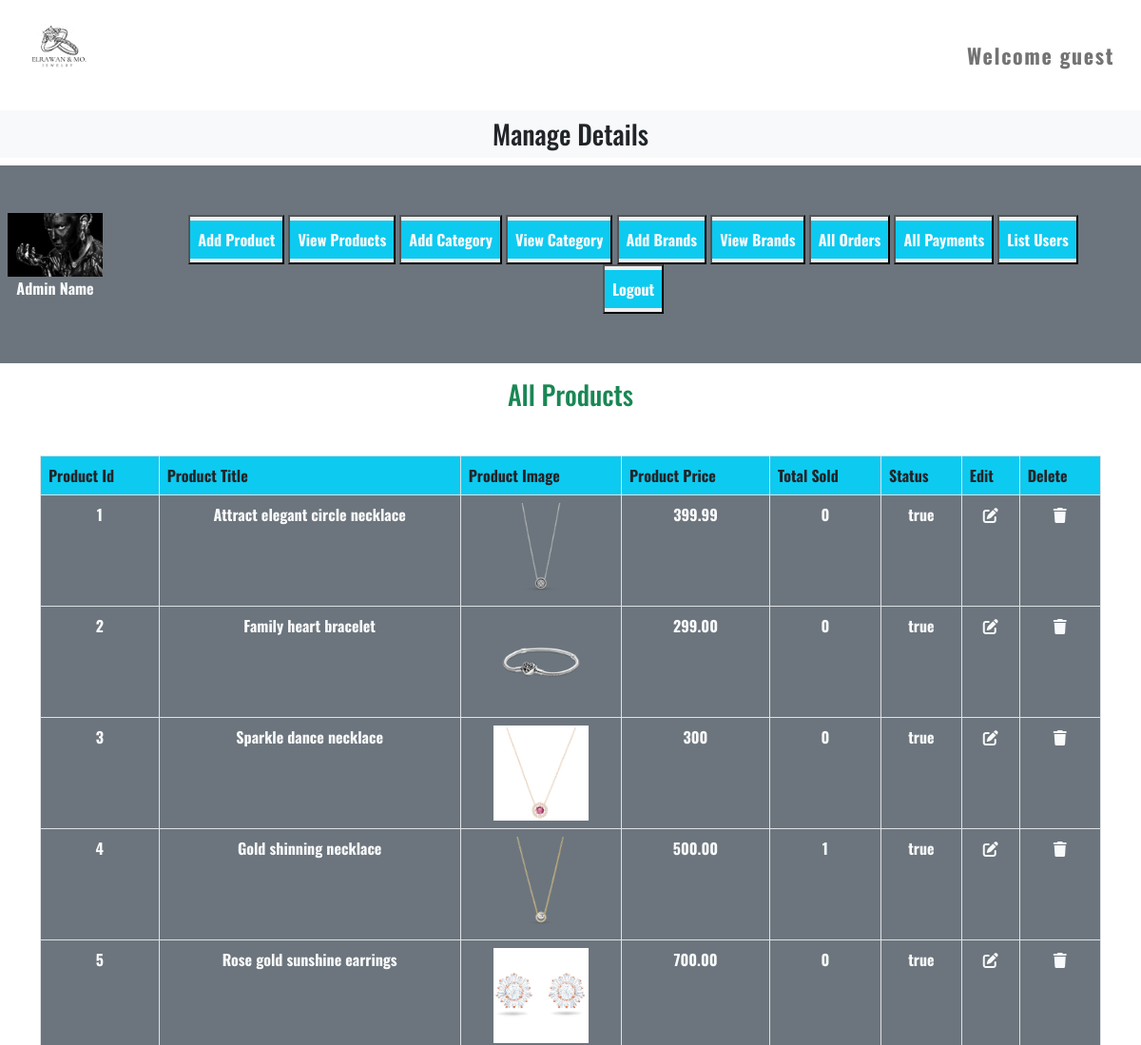
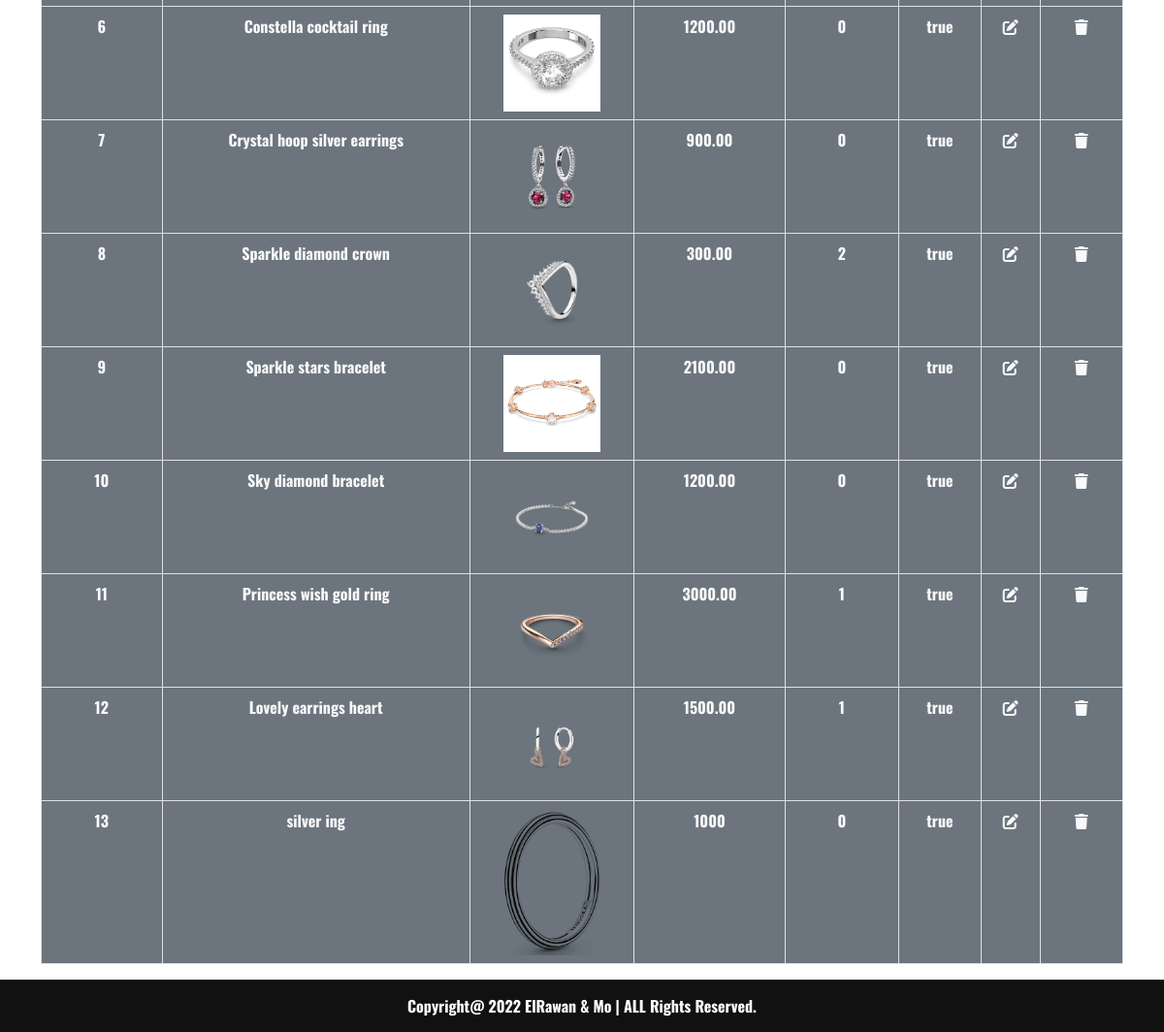
Page /admin/index.php?view_products on the committed database (2 pictures, top to bottom).
### tables this page shows
CREATE TABLE `products` (
  `product_id` int(11) NOT NULL,
  `product_title` varchar(100) NOT NULL,
  `product_description` varchar(255) NOT NULL,
  `product_keywords` varchar(255) NOT NULL,
  `category_id` int(11) NOT NULL,
  `brand_id` int(11) NOT NULL,
  `product_image1` varchar(255) NOT NULL,
  `product_image2` varchar(255) NOT NULL,
  `product_image3` varchar(255) NOT NULL,
  `product_price` varchar(100) NOT NULL,
  `date` timestamp NOT NULL DEFAULT current_timestamp() ON UPDATE current_timestamp(),
  `status` varchar(100) NOT NULL
);

### admin/view_products.php (the view)
<h3 class="text-center text-success">All Products</h3>
<table class="table table-bordered mt-5">
<thead class="bg-info">
    <tr>
        <th>Product Id</th>
        <th>Product Title</th>
        <th>Product Image</th>
        <th>Product Price</th>
        <th>Total Sold</th>
        <th>Status</th>
        <th>Edit</th>
        <th>Delete</th>
    </tr>
</thead>
<tbody class="bg-secondary text-light">
    <?php
    $get_products="Select * from `products`";
    $result=mysqli_query($con,$get_products);
    $number=0;
    while($row=mysqli_fetch_assoc($result)){
        $product_id=$row['product_id'];
        $product_title=$row['product_title'];
        $product_image1=$row['product_image1'];
        $product_price=$row['product_price'];
        $status=$row['status'];
        $number++;
        ?>
        <tr class='text-center'>
        <td><?php echo $number ?></td>
        <td><?php echo $product_title ?></td>
        <td><img src='./product_images/<?php echo $product_image1?>' class='product_img'/></td>
        <td><?php echo $product_price ?></td>
        <td><?php
        $get_count="Select * from `orders_pending` where product_id=$product_id";
        $result_count=mysqli_query($con,$get_count);
        $rows_count=mysqli_num_rows($result_count);
        echo $rows_count;
        ?>
        </td>
        <td><?php echo $status ?></td>
        <td><a href='index.php?edit_products=<?php echo $product_id ?>' class='text-light'><i class='fa-solid fa-pen-to-square'></i></a></td>
        <td><a href='index.php?delete_product=<?php echo $product_id ?>' class='text-light'><i class='fa-solid fa-trash'></i></a></td>
    </tr>
    <?php
    }
    ?>
</tbody>
</table>

### css/style.css (style rules this page uses)
* { margin: 0; padding: 0; box-sizing: border-box; text-decoration: none; font-family: "Oswald", sans-serif; font-weight: bold; }
html { scroll-behavior: smooth; }
body, html { height: 100%; }

### admin/index.php (style rules this page uses)
body { overflow-x: hidden; }
.product_img { width:100px; object-fit: contain; }

### rows in the picture
products: product_title "Attract elegant circle necklace", product_image1 (picture), product_price "399.99", rows_count "0", status "true"
products: product_title "Family heart bracelet", product_image1 (picture), product_price "299.00", rows_count "0", status "true"
products: product_title "Sparkle dance necklace", product_image1 (picture), product_price "300", rows_count "0", status "true"
products: product_title "Gold shinning necklace", product_image1 (picture), product_price "500.00", rows_count "1", status "true"
products: product_title "Rose gold sunshine earrings", product_image1 (picture), product_price "700.00", rows_count "0", status "true"
products: product_title "Constella cocktail ring", product_image1 (picture), product_price "1200.00", rows_count "0", status "true"
products: product_title "Crystal hoop silver earrings", product_image1 (picture), product_price "900.00", rows_count "0", status "true"
products: product_title "Sparkle diamond crown", product_image1 (picture), product_price "300.00", rows_count "2", status "true"
products: product_title "Sparkle stars bracelet", product_image1 (picture), product_price "2100.00", rows_count "0", status "true"
products: product_title "Sky diamond bracelet", product_image1 (picture), product_price "1200.00", rows_count "0", status "true"
products: product_title "Princess wish gold ring", product_image1 (picture), product_price "3000.00", rows_count "1", status "true"
products: product_title "Lovely earrings heart", product_image1 (picture), product_price "1500.00", rows_count "1", status "true"
products: product_title "silver ing", product_image1 (picture), product_price "1000", rows_count "0", status "true"
